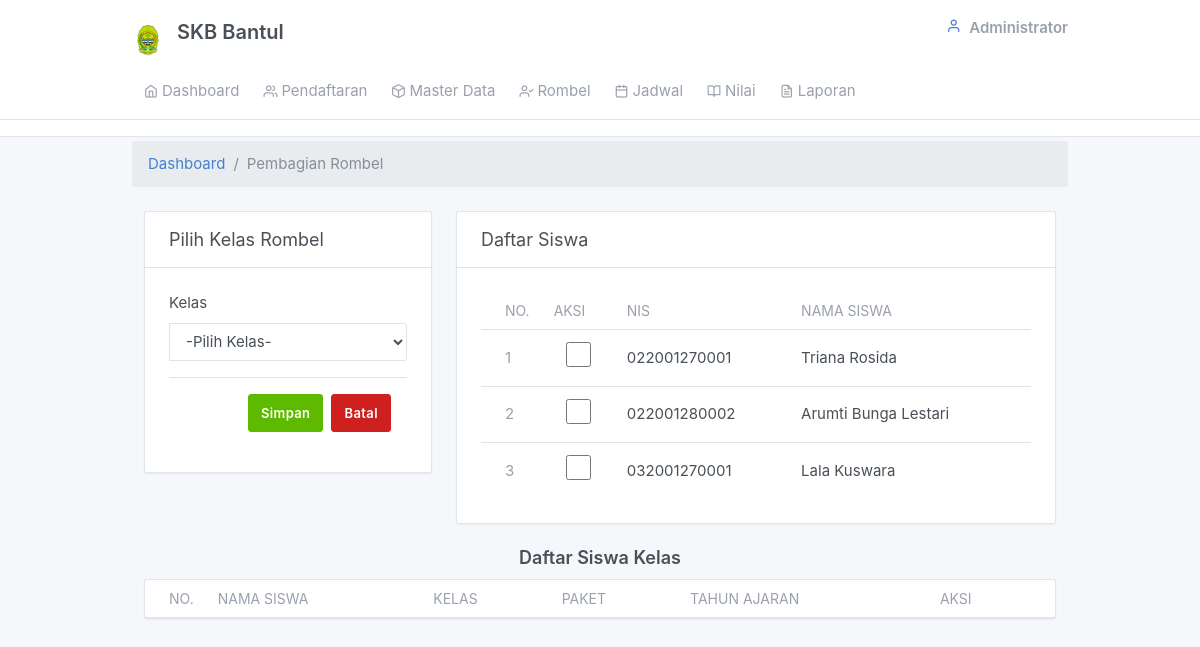
Before: /admin/rombel_pembagian.php (signed in) with the older database file.
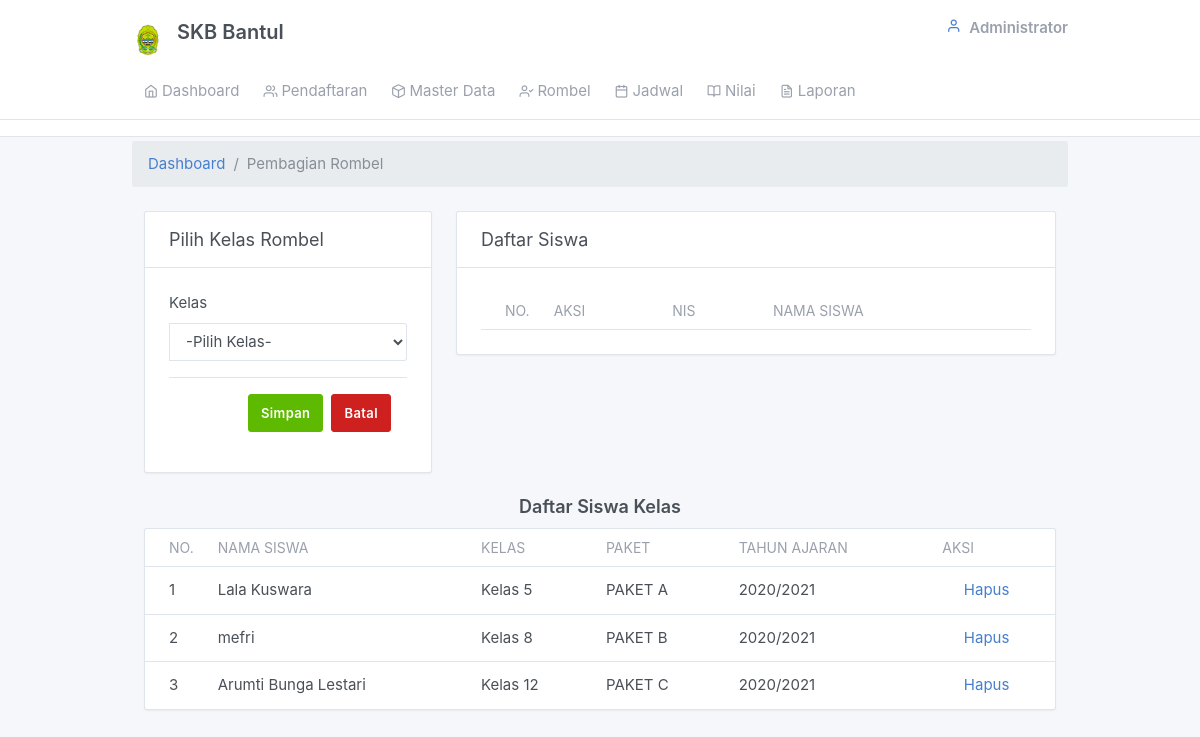
After: the same page with the newer database file.
### tables this page shows
CREATE TABLE `tb_siswa` (
  `nis` char(12) NOT NULL,
  `no_pendaftar` varchar(50) NOT NULL,
  `nama_siswa` varchar(50) NOT NULL,
  `siswa_status` enum('Aktif','Tidak Aktif','','') NOT NULL
);

CREATE TABLE `tb_kelas` (
  `kelas_id` int(11) NOT NULL,
  `kelas_nama` varchar(11) NOT NULL,
  `paket_id` int(11) NOT NULL
);

CREATE TABLE `tb_paket` (
  `paket_id` int(11) NOT NULL,
  `paket_nama` char(10) NOT NULL
);

CREATE TABLE `tb_tahunajaran` (
  `ta_id` int(11) NOT NULL,
  `ta_nama` varchar(12) NOT NULL,
  `ta_status` varchar(12) NOT NULL DEFAULT 'Tidak Aktif'
);

### admin/rombel.php (the view, shortened to what the changed rows need)
<form action="rombel_function.php" enctype="multipart/form-data" method="post">
<div class="row">
            <div class="col-lg-8">
                            <div class="card">
                                <div class="card-body">
                                    <div class="table-responsive">
                                        <table class="table card-table table-vcenter text-nowrap datatable">
                                            <thead>
                                                <tr>
                                                    <th class="w-2">No.</th>
                                                    <th>Aksi</th>
                                                    <th>NIS</th>
                                                    <th>Nama Siswa</th>
                                                </tr>
                                            </thead>
                                            <tbody>
                                                <?php
                                                $no = 1;
                                                $sql = mysqli_query($connect, "SELECT nis,nama_siswa FROM tb_siswa p WHERE NOT EXISTS
                              (SELECT * FROM (SELECT h.nis AS niss,h.nama_siswa AS nma FROM tb_rombel_siswa g JOIN tb_rombel a ON g.rombel_id=a.rombel_id
                              JOIN tb_tahunajaran b ON a.ta_id=b.ta_id JOIN tb_kelas c ON a.kelas_id=c.kelas_id
                              JOIN tb_pamong_belajar e ON a.nik=e.nik
                              JOIN tb_paket f ON c.paket_id=f.paket_id JOIN tb_siswa h ON g.nis=h.nis
                              WHERE a.ta_id=(SELECT ta_id FROM tb_tahunajaran WHERE ta_status='Aktif')) AS newp WHERE p.nis=newp.niss)");
                                                $cek = mysqli_num_rows($sql);
                                                if ($cek > 0) {
                                                    while ($data = mysqli_fetch_assoc($sql)) {
                                                ?>
                                                        <tr>
                                                            <td><span class="text-muted"><?php echo $no; ?></span></td>
                                                            <td align="center">
                                                                <input type="checkbox" name="nis[]" value="<?php echo $data['nis']; ?>" style="width:25px;height:25px;">
                                                            </td>
                                                            <td><?php echo $data['nis'] ?></td>
                                                            <td><?php echo $data['nama_siswa'] ?></td>
                                                        </tr>
                                                <?php $no++;
                                                    }
                                                } ?>
                                            </tbody>
                                        </table>
                                    </div>
                                </div>
                            </div>
                    </div>
                </div>
            </form>

### admin/rombel_pembagian.php (shortened to what the changed rows need)
<?php include_once "views/main.php"; ?>
<div class="my-3 my-md-1">
  <div class="container">
    <div class="my-3 my-md-5">
      <div class="container">
      <?php include('rombel.php') ?>
        <div class="">
          <div class="card body">
            <div class="table-responsive">
              <table class="table card-table table-vcenter text-nowrap datatable">
                <thead>
                  <tr>
                    <th class="w-2">No.</th>
                    <th>Nama Siswa</th>
                    <th>Kelas</th>
                    <th>Paket</th>
                    <th>Tahun Ajaran</th>
                    <th>Aksi</th>
                  </tr>
                </thead>
                <tbody>
                  <?php
                  $no = 1;
                  $sql = mysqli_query($connect, "SELECT a.nama_siswa, b.kelas_nama ,d.paket_nama, e.ta_nama FROM tb_rombel_siswa AS f JOIN tb_siswa AS a ON a.`nis` = f.`nis` JOIN `tb_rombel` AS g ON g.`rombel_id` = f.`rombel_id` JOIN `tb_kelas` AS b ON b.`kelas_id`=g.`kelas_id` JOIN `tb_paket` AS d ON d.`paket_id`=b.`paket_id` JOIN `tb_tahunajaran`AS e ON e.`ta_id`= g.`ta_id` WHERE e.ta_id=(SELECT ta_id FROM tb_tahunajaran WHERE ta_status='Aktif')");
                  $cek = mysqli_num_rows($sql);
                  if ($cek > 0) {
                    while ($data = mysqli_fetch_array($sql)) {
                  ?>
                      <tr>
                        <td><span class="text-muted"></span><?php echo $no; ?></td>
                        <td><?php echo $data['nama_siswa'] ?></td>
                        <td><?php echo $data['kelas_nama'] ?></td>
                        <td><?php echo $data['paket_nama'] ?></td>
                        <td><?php echo $data['ta_nama'] ?></td>
                        <td align="center">
                          <a onclick=" return confirm('Anda Yakin Ingin Menghapus??')" href="pembagianrombel.php?id=<?php echo $data['nama_siswa']; ?>"><i></i> Hapus</a>
                        </td>
                      </tr>
                  <?php $no++;
                    }
                  } ?>
                </tbody>
              </table>
            </div>
          </div>
        </div>
      </div>
    </div>
    </div>

Changed rows visible on the page:
removed tb_siswa: nis "022001270001", nama_siswa "Triana Rosida", shown under "Daftar Siswa"
removed tb_siswa: nis "022001280002", nama_siswa "Arumti Bunga Lestari", shown under "Daftar Siswa"
removed tb_siswa: nis "032001270001", nama_siswa "Lala Kuswara", shown under "Daftar Siswa"
added tb_siswa: nama_siswa "Lala Kuswara", tb_kelas.kelas_nama "Kelas 5", tb_paket.paket_nama "PAKET A", tb_tahunajaran.ta_nama "2020/2021", shown under "Daftar Siswa Kelas"
added tb_siswa: nama_siswa "mefri", tb_kelas.kelas_nama "Kelas 8", tb_paket.paket_nama "PAKET B", tb_tahunajaran.ta_nama "2020/2021", shown under "Daftar Siswa Kelas"
added tb_siswa: nama_siswa "Arumti Bunga Lestari", tb_kelas.kelas_nama "Kelas 12", tb_paket.paket_nama "PAKET C", tb_tahunajaran.ta_nama "2020/2021", shown under "Daftar Siswa Kelas"
